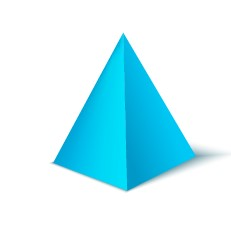
#> input picture image1.jpg, 231 x 238 px
$ python 'Contour Detection.py'
#> lines starting #> are read from the running program, lines starting #| are printed output that depends on the picture; after the words box and inside, x2 and y2 are one past the last pixel; in counts of white or black regions, pixels touching at a corner belong together
import cv2
import numpy as np
import matplotlib.pyplot as plt

# Load the image
image_path = "image1.jpg"
image = cv2.imread(image_path)
#> image is the input picture: shape (238, 231, 3); mean B, G, R 249.3, 241, 201.5

# Convert to grayscale
gray = cv2.cvtColor(image, cv2.COLOR_BGR2GRAY)
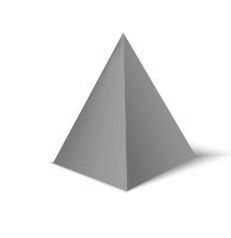
#> gray: shape (238, 231); min 107, max 255, mean 230.1

# Apply Gaussian blur to remove noise
blurred = cv2.GaussianBlur(gray, (5, 5), 0)

# Apply Canny edge detection
edges = cv2.Canny(blurred, 50, 150)
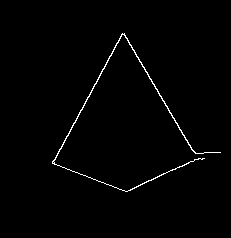
#> edges: shape (238, 231); 1.1% white in thin lines or dots, all inside (x1, y1, x2, y2) = (52, 33, 221, 192)

# Find contours
contours, _ = cv2.findContours(edges, cv2.RETR_EXTERNAL, cv2.CHAIN_APPROX_SIMPLE)
#> contours = 1 contour; box (x1, y1, x2, y2) and area: (52, 33, 221, 192) 174

# Draw contours on a copy of the original image
contour_image = image.copy()
cv2.drawContours(contour_image, contours, -1, (0, 255, 0), 2)
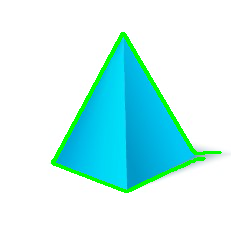
#> contour_image: shape (238, 231, 3); 3.39% of pixels changed, all inside (x1, y1, x2, y2) = (51, 32, 222, 193)

# Convert images to RGB for displaying with Matplotlib
image_rgb = cv2.cvtColor(image, cv2.COLOR_BGR2RGB)
contour_image_rgb = cv2.cvtColor(contour_image, cv2.COLOR_BGR2RGB)
edges_rgb = cv2.cvtColor(edges, cv2.COLOR_GRAY2RGB)

# Plot the images
fig, ax = plt.subplots(1, 3, figsize=(15, 5))
ax[0].imshow(image_rgb)
ax[0].set_title("Original Image")
ax[0].axis("off")

ax[1].imshow(edges_rgb)
ax[1].set_title("Canny Edges")
ax[1].axis("off")

ax[2].imshow(contour_image_rgb)
ax[2].set_title("Detected Contours")
ax[2].axis("off")

plt.show()
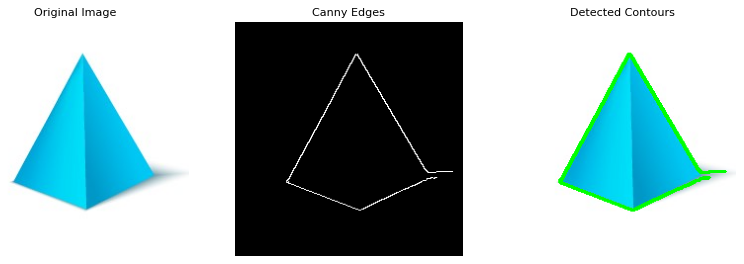
#> figure drawn by matplotlib, 3 panels

$ run again, with image.jpg copied over image1.jpg
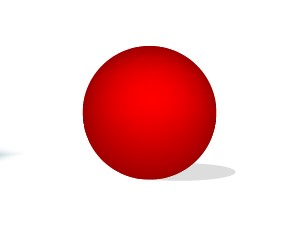
#> input picture image.jpg, 281 x 238 px
#> image is the input picture: shape (238, 281, 3); mean B, G, R 200.9, 200.8, 243.1
#> `edges = cv2.Canny(blurred, 50, 150)`:
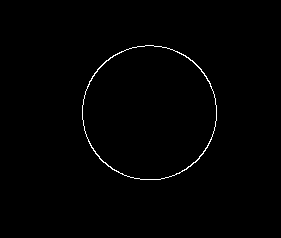
#> edges: shape (238, 281); 0.73% white in thin lines or dots, all inside (x1, y1, x2, y2) = (82, 45, 217, 180)
#> contours = 1 contour; box (x1, y1, x2, y2) and area: (82, 45, 217, 180) 14168
#> contour_image: shape (238, 281, 3); 2.17% of pixels changed, all inside (x1, y1, x2, y2) = (81, 44, 218, 181)
#> `plt.show()`:
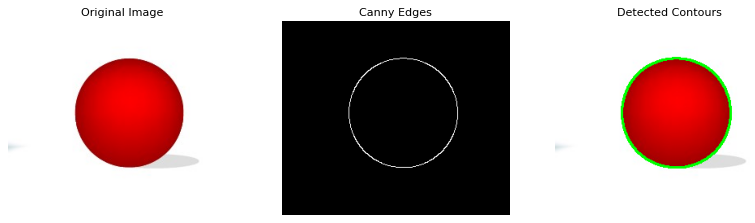
#> figure drawn by matplotlib, 3 panels
